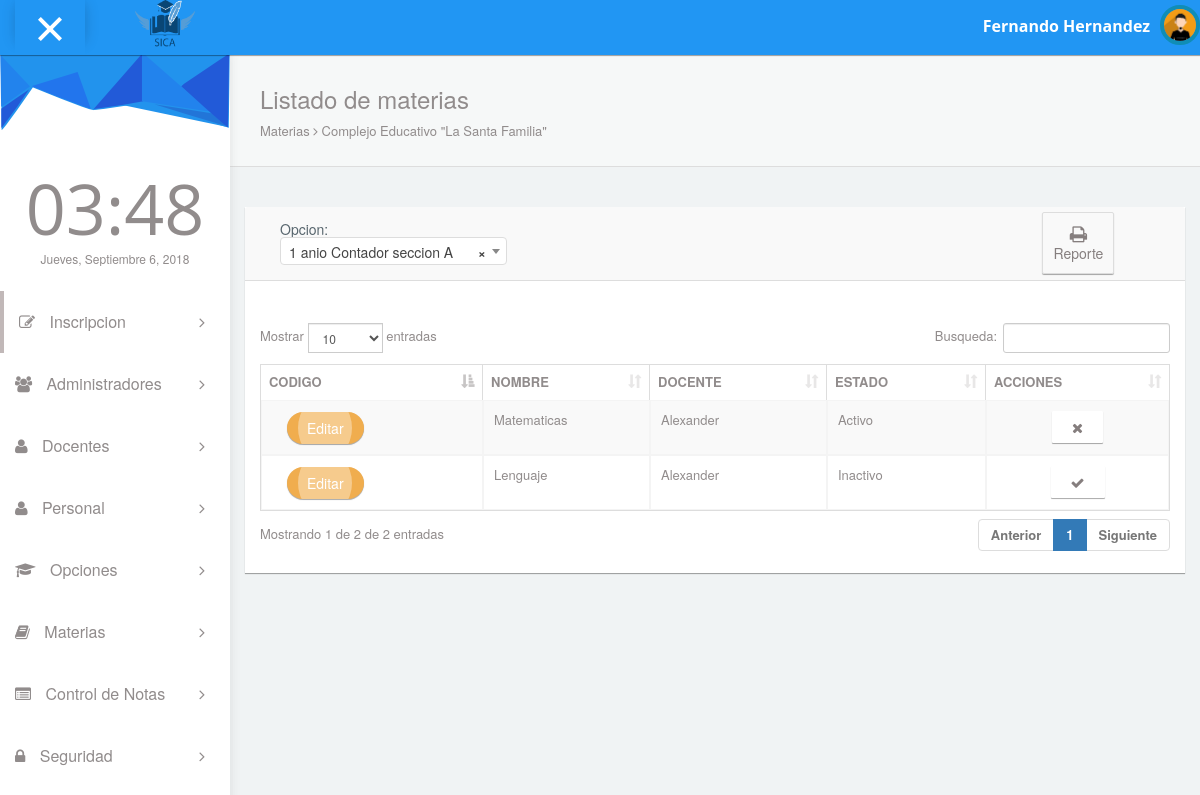
Before: /pages/cmaterias.php with the older database file.
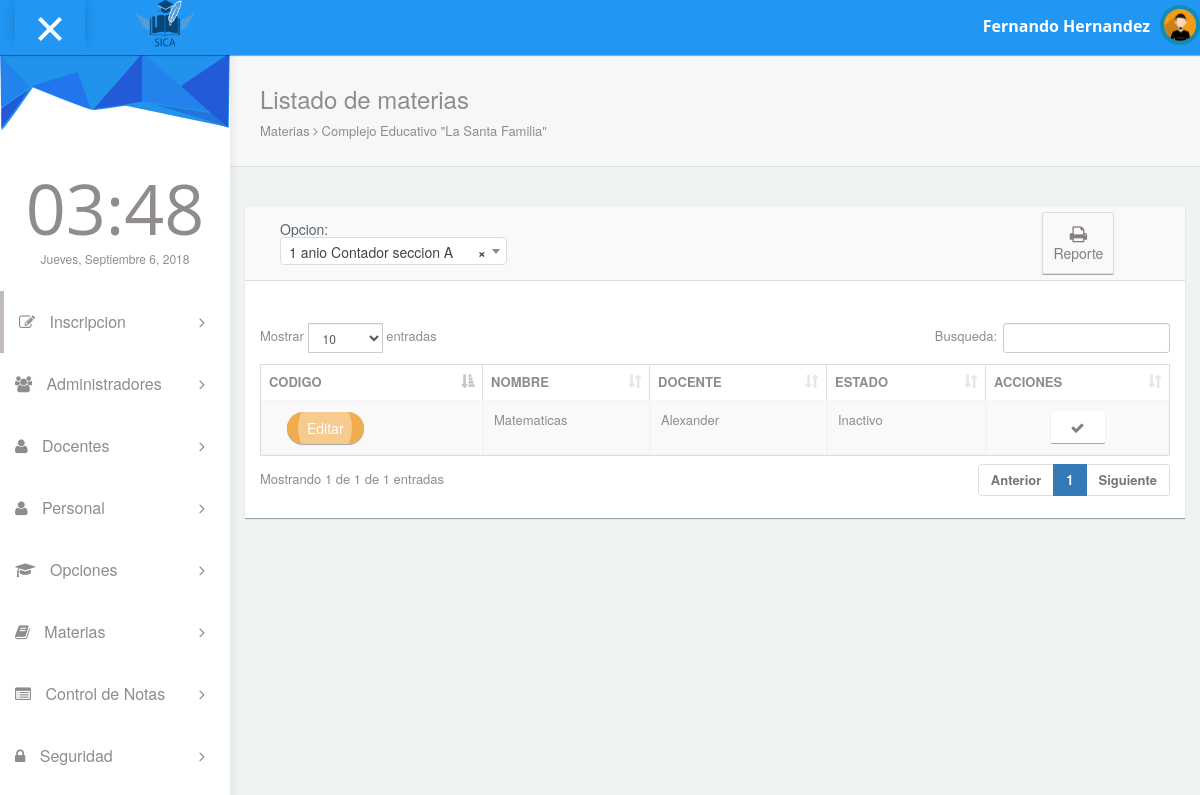
After: the same page with the newer database file.
### tables this page shows
CREATE TABLE `tmaterias` (
  `eid_materia` int(11) NOT NULL AUTO_INCREMENT,
  `ccodigo` varchar(10) NOT NULL,
  `cnombre` varchar(30) NOT NULL,
  `cdescripcion` varchar(200) NOT NULL,
  `efk_idopcion` int(11) NOT NULL,
  `efk_idhorario` int(11) NOT NULL,
  `estado` int(11) NOT NULL,
  PRIMARY KEY (`eid_materia`),
  KEY `fkopcion` (`efk_idopcion`),
  KEY `fkhorario_idx` (`efk_idhorario`),
  CONSTRAINT `fkhorario` FOREIGN KEY (`efk_idhorario`) REFERENCES `thorarios` (`eid_horario`) ON DELETE NO ACTION ON UPDATE NO ACTION,
  CONSTRAINT `fkopcion` FOREIGN KEY (`efk_idopcion`) REFERENCES `topciones` (`eid_opcion`)
);

CREATE TABLE `tpersonal` (
  `eid_personal` int(11) NOT NULL AUTO_INCREMENT,
  `ccodigo` varchar(8) NOT NULL,
  `cnombre` varchar(50) NOT NULL,
  `capellido` varchar(50) NOT NULL,
  `ctelefono` varchar(10) NOT NULL,
  `ccorreo` varchar(200) NOT NULL,
  `cdireccion` varchar(200) NOT NULL,
  `ffechanacimiento` date NOT NULL,
  `iestado` int(11) NOT NULL,
  `isexo` int(11) NOT NULL,
  `efk_idcargo` int(11) NOT NULL,
  PRIMARY KEY (`eid_personal`),
  KEY `fkcargo` (`efk_idcargo`),
  CONSTRAINT `fkcargo` FOREIGN KEY (`efk_idcargo`) REFERENCES `tcargos` (`eid_cargo`)
);

### pages/cmaterias.php (the view, shortened to what this page needs)
<!DOCTYPE html>
<html lang="en">
<head>
  <link rel="stylesheet" type="text/css" href="../asset/css/bootstrap.min.css">
  <link rel="stylesheet" type="text/css" href="../asset/css/plugins/font-awesome.min.css"/>
  <link rel="stylesheet" type="text/css" href="../asset/css/plugins/datatables.bootstrap.min.css"/>
  <link rel="stylesheet" type="text/css" href="../asset/css/plugins/animate.min.css"/>
  <link rel="stylesheet" type="text/css" href="../asset/css/plugins/select2.min.css"/>
  <link href="../asset/css/style.css" rel="stylesheet">
</head>
<body id="mimin" class="dashboard">
        <?php
        include "header.php";
        ?>
      <div class="container-fluid mimin-wrapper">
          <?php include "menu.php";?>
            <div id="content">
               <div class="panel box-shadow-none content-header">
                  <div class="panel-body">
                    <div class="col-md-12">
                        <h3 class="animated fadeInLeft">Listado de materias</h3>
                        <p class="animated fadeInDown">
                          Materias <span class="fa-angle-right fa"></span> Complejo Educativo "La Santa Familia"
                        </p>
                    </div>
                  </div>
              </div>
              <div class="col-md-12 top-20 padding-0">
                <div class="col-md-12">
                  <div class="panel">
                    <div class="panel-heading col-md-12">
                             <h5 class="col-md-4">Opcion:
                                </h5>
                                <span class="col-md-6"></span>
                                <div class="col-md-2">
                                  <a class="btn btn-outline btn-default" >
                                      <i class="fa fa-print fa-lg"></i><br>Reporte
                                    </a>
                               </div>
                    </div>
                    <div class="panel-body">
                      <div class="responsive-table">
                      <table id="datatables-example" class="table table-striped table-bordered" width="100%" cellspacing="0">
                      <thead>
                        <tr>
                          <th>CODIGO</th>
                          <th>NOMBRE</th>
                          <th>DOCENTE</th>
                          <th>ESTADO</th>
                          <th>ACCIONES</th>
                        </tr>
                      </thead>
                      <tbody>
                     <?php
                      include "../config/conexion.php";
                      $result = $conexion->query("select m.eid_materia as id, m.cnombre as materia,m.estado as estado, p.cnombre as docente FROM tmaterias as m, tpersonal as p,tpersonal_materia as pm WHERE p.eid_personal=pm.efk_idpersonal and m.eid_materia=pm.efk_idmateria");
                      if ($result) {
                          while ($fila = $result->fetch_object()) {
                            echo "<tr>";
                              echo "<td>
                              <div class='col-md-2' style='margin-top:1px'>
                                <button class='btn ripple-infinite btn-round btn-warning'  onclick='modify(" . $fila->id. ")';>
                               <div>
                                 <span>Editar</span>
                               </div>
                               </button>
                               </div>
                              </td>";
                             echo "<td>" . $fila->materia . "</td>";
                             echo "<td>" . $fila->docente . "</td>";
                               if ($fila->estado==1) {
                              echo "<td>Activo</td>";
                             echo "<td style='text-align:center;'><button align='center' title='Activar' type='button' class='btn btn-default' onclick=confirmar(" . $fila->id . ",1);><i class='fa fa-remove'></i>
                                 </button></td>";
                           }else
                           {
                              echo "<td>Inactivo</td>";
                              echo "<td style='text-align:center;'><button align='center' title='Desactivar' type='button' class='btn btn-default' onclick=confirmar(" . $fila->id . ",2);><i class='fa fa-check'></i>
                                </button></td>";
                          }
                            echo "</tr>";
                          }
                       }
                    ?>
                      </tbody>
                        </table>
                      </div>
                  </div>
                </div>
              </div>
              </div>
            </div>
</body>
</html>

### pages/header.php (shortened to what this page needs)
<nav class="navbar navbar-default header navbar-fixed-top">
  <div class="col-md-12 nav-wrapper">
    <div class="navbar-header" style="width:100%;">
      <div class="opener-left-menu is-open">
        <span class="bottom"></span>
      </div>
      <b><img src="../asset/img/logo.png" style="width:60px;height=60px"></b>
        <a href="index.html" class="navbar-brand">
        </a>
      <ul class="nav navbar-nav navbar-right user-nav">
        <li class="user-name"><span>Fernando Hernandez </span></li>
          <li class="dropdown avatar-dropdown">
           <img src="../asset/img/avatar.jpg" class="img-circle avatar" alt="user name" data-toggle="dropdown" aria-haspopup="true" aria-expanded="true"/>
        </li>
      </ul>
    </div>
  </div>
</nav>

### pages/menu.php (shortened to what this page needs)
<div id="left-menu">
  <div class="sub-left-menu scroll">
    <ul class="nav nav-list">
        <li><div class="left-bg"></div></li>
        <li class="time">
          <h1 class="animated fadeInLeft">21:00</h1>
          <p class="animated fadeInRight">Sat,October 1st 2029</p>
        </li>
    <li class="active ripple">
      <a class="tree-toggle nav-header"><span class="fa fa-edit"></span> Inscripcion
        <span class="fa-angle-right fa right-arrow text-right"></span>
      </a>
    </li>
    <li class="ripple">
      <a class="tree-toggle nav-header">
        <span class="fa fa-users"></span> Administradores
        <span class="fa-angle-right fa right-arrow text-right"></span>
      </a>
    </li>
    <li class="ripple">
      <a class="tree-toggle nav-header">
        <span class="fa-user fa"></span> Docentes
        <span class="fa-angle-right fa right-arrow text-right"></span>
      </a>
    </li>
    <li class="ripple">
      <a class="tree-toggle nav-header">
        <span class="fa-user fa"></span> Personal
        <span class="fa-angle-right fa right-arrow text-right"></span>
      </a>
    </li>
    <li class="ripple">
      <a class="tree-toggle nav-header">
        <span class="fa fa-graduation-cap"></span> Opciones
        <span class="fa-angle-right fa right-arrow text-right"></span>
      </a>
    </li>
    <li class="ripple">
      <a class="tree-toggle nav-header">
        <span class="fa fa-book"></span> Materias
        <span class="fa-angle-right fa right-arrow text-right"></span>
      </a>
    </li>
         <li class="ripple">
          <a class="tree-toggle nav-header">
            <span class="fa fa-list-alt"></span> Control de Notas
            <span class="fa-angle-right fa right-arrow text-right"></span>
          </a>
        </li>
        <li class="ripple">
          <a class="tree-toggle nav-header">
            <span class="fa fa-lock "></span> Seguridad
            <span class="fa-angle-right fa right-arrow text-right"></span>
          </a>
        </li>
      </ul>
    </div>
</div>

Changed rows visible on the page:
removed tmaterias: cnombre "Lenguaje", tpersonal.cnombre "Alexander"
changed tmaterias "Matematicas": estado "Activo" → "Inactivo"
Other visible differences:
text written by a page script: "Mostrar entradas Busqueda: Mostrando 1 de 2 de 2 entradas Anterior 1 Siguiente" → "Mostrar entradas Busqueda: Mostrando 1 de 1 de 1 entradas Anterior 1 Siguiente"
